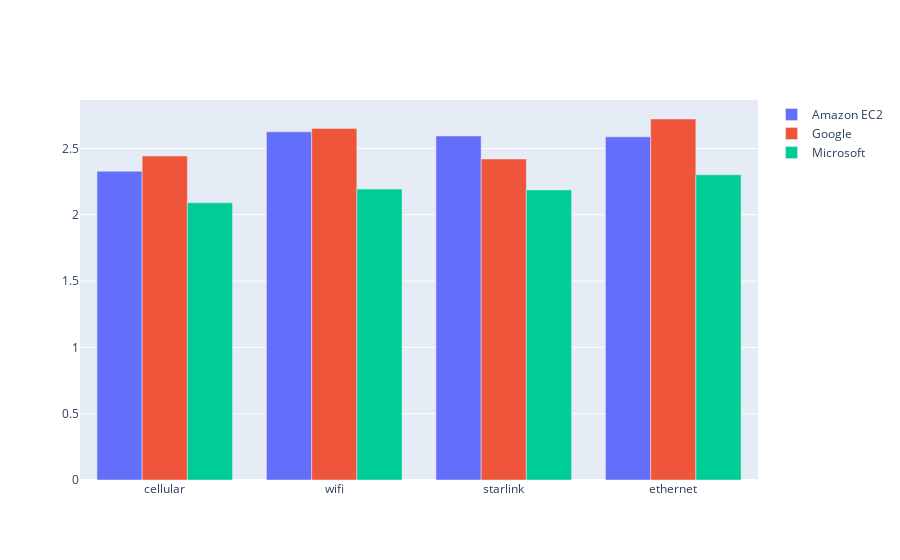

The notebook cell saved with this chart:
### Code cell
fig = go.Figure()

for provider in df_pl.dc_provider.unique():
    fig.add_trace(
        go.Bar(name=provider,
               x=df_pl[(df_pl.dc_provider==provider)]["probe_type"],
               y=df_pl[(df_pl.dc_provider==provider)].mean_asn_path_length)
    )


fig.update_layout(barmode='group')
fig.show()

### Figure 1 — Plotly figure (JSON) as saved in the notebook; plotly's stock layout.template omitted (floating-point values rounded to 4 significant figures)
{"data": [{"name": "Amazon EC2", "type": "bar", "x": ["cellular", "wifi", "starlink", "ethernet"], "y": [2.328, 2.625, 2.593, 2.587]}, {"name": "Google", "type": "bar", "x": ["cellular", "wifi", "starlink", "ethernet"], "y": [2.442, 2.651, 2.42, 2.722]}, {"name": "Microsoft", "type": "bar", "x": ["cellular", "wifi", "starlink", "ethernet"], "y": [2.089, 2.193, 2.187, 2.301]}], "layout": {"barmode": "group"}}
